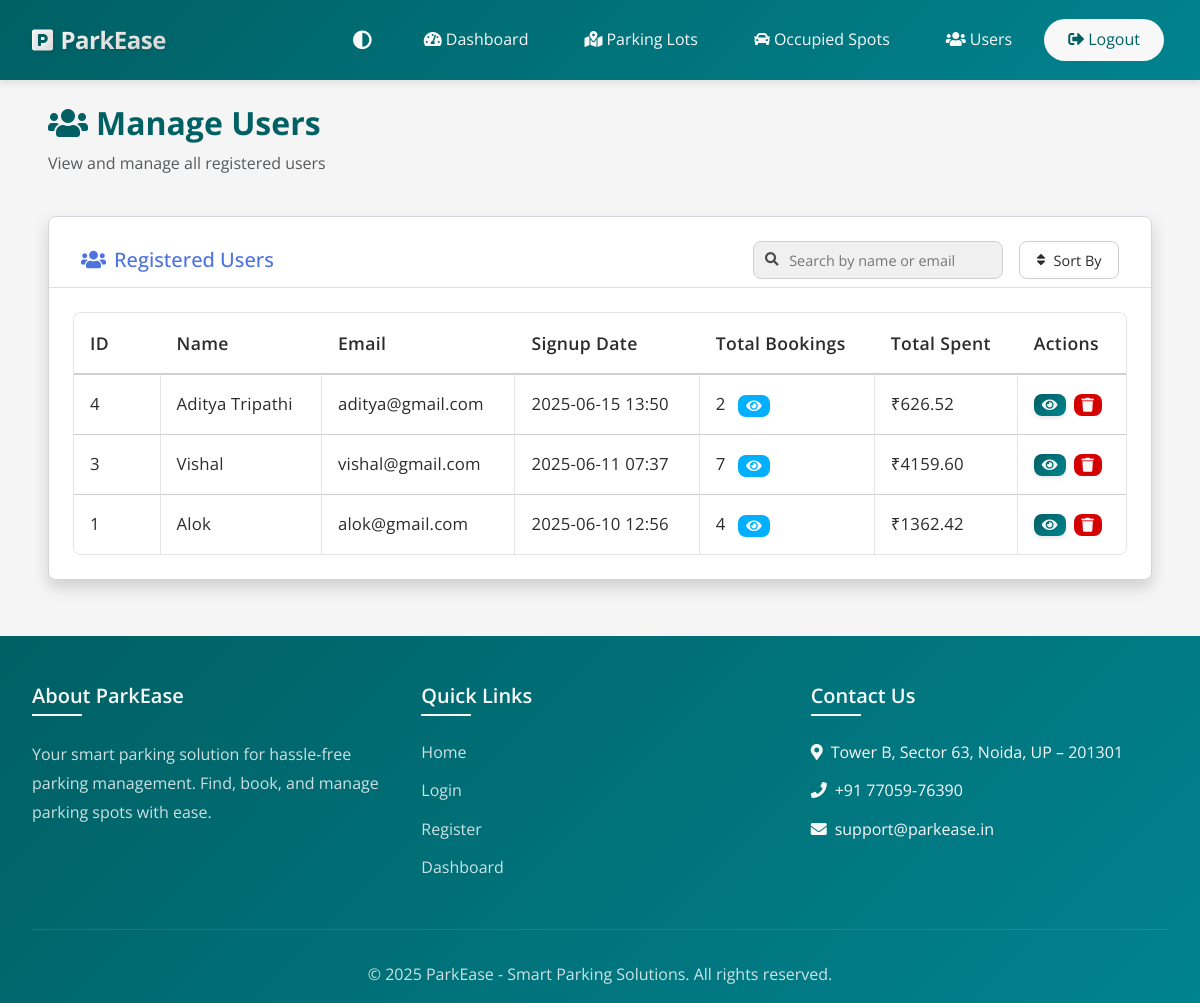
Screenshot of /admin/users (signed in) with the database file from the repository.
### models.py (models this page shows, shortened)
class User(UserMixin, db.Model):
    __tablename__ = 'users'
    id = db.Column(db.Integer, primary_key=True)
    username = db.Column(db.String(80), unique=True, nullable=False)
    email = db.Column(db.String(120), unique=True, nullable=False)
    password_hash = db.Column(db.String(128))
    name = db.Column(db.String(100), nullable=False)
    address = db.Column(db.String(200), nullable=False)
    pincode = db.Column(db.String(10), nullable=False)
    created_at = db.Column(db.DateTime, default=datetime.utcnow)
    user_type = db.Column(db.String(20), default='user')
    reservations = db.relationship('Reservation', backref='user', lazy=True)

### app.py (the view)
@app.route('/admin/users')
@login_required
def admin_users():
    if session.get('user_type') != 'admin':
        flash('Access denied', 'danger')
        return redirect(url_for('index'))
    try:
        sort_column = request.args.get('sort', 'signup_date')
        sort_direction = request.args.get('direction', 'desc')
        valid_columns = {
            'signup_date': User.created_at,
            'total_bookings': func.count(Reservation.id),
            'total_spent': func.coalesce(func.sum(Reservation.parking_cost), 0.0)
        }
        if sort_column not in valid_columns:
            sort_column = 'signup_date'
        query = db.session.query(
            User,
            func.count(Reservation.id).label('total_bookings'),
            func.coalesce(func.sum(Reservation.parking_cost), 0.0).label('total_spent')
        ).outerjoin(
            Reservation, User.id == Reservation.user_id
        ).group_by(
            User.id
        )
        sort_column_expr = valid_columns[sort_column]
        if sort_direction == 'asc':
            query = query.order_by(sort_column_expr.asc())
        else:
            query = query.order_by(sort_column_expr.desc())
        results = query.all()
        users_with_stats = []
        for user, total_bookings, total_spent in results:
            user_dict = {
                'id': user.id,
                'username': user.username,
                'email': user.email,
                'name': user.name,
                'address': user.address,
                'pincode': user.pincode,
                'created_at': user.created_at,
                'total_bookings': total_bookings or 0,
                'total_spent': float(total_spent or 0.0)
            }
            users_with_stats.append(user_dict)
        form = EditUserForm()
        return render_template('admin_users.html', users=users_with_stats, form=form)
    except Exception as e:
        app.logger.error(f"Error in admin users: {str(e)}")
        flash('An error occurred while loading users. Please try again.', 'danger')
        return redirect(url_for('admin_dashboard'))

### forms.py
class EditUserForm(FlaskForm):
    full_name = StringField('Full Name', validators=[
        DataRequired(),
        Length(min=2, max=100)
    ])
    email = StringField('Email', validators=[
        DataRequired(),
        Email()
    ])
    address = StringField('Address', validators=[
        DataRequired(),
        Length(min=5, max=200)
    ])
    pincode = StringField('Pincode', validators=[
        DataRequired(),
        Length(min=6, max=6),
        Regexp(r'^\d{6}$', message='Pincode must be a 6-digit number')
    ])
    submit = SubmitField('Save Changes')

### app.py (called while the page is built)
@login_manager.user_loader
def load_user(user_id):
    if session.get('user_type') == 'admin':
        return Admin.query.get(int(user_id))
    return User.query.get(int(user_id))

### templates/admin_users.html (shortened to what this page needs)
{% extends 'base.html' %}
{% block content %}
<div class="container-fluid px-4 px-md-5 py-4">
    <div class="row mb-4">
        <div class="col-12">
            <h2 class="fw-bold mb-2" style="color: var(--primary-color);">
                <i class="fas fa-users me-2"></i>Manage Users
            </h2>
            <p class="text-muted dark-mode-text">View and manage all registered users</p>
        </div>
    </div>
    <div class="row">
        <div class="col-12">
            <div class="card bg-white dark-mode-card rounded shadow">
                <div class="card-header bg-white dark-mode-card border-bottom pt-4 pb-2">
                    <h5 class="mb-0 text-primary dark-mode-text">
                        <i class="fas fa-users me-2"></i>Registered Users
                    </h5>
                    <div class="header-controls">
                        <div class="search-container">
                            <i class="fas fa-search search-icon"></i>
                            <input type="text" id="searchInput" class="search-input" placeholder="Search by name or email">
                        </div>
                        <div class="sort-dropdown">
                            <button class="sort-dropdown-btn" onclick="toggleSortDropdown()">
                                <i class="fas fa-sort"></i>
                                Sort By
                            </button>
                        </div>
                    </div>
                </div>
                <div class="card-body p-4">
                    <div class="table-responsive">
                        <table class="table admin-table" id="dataTable" width="100%" cellspacing="0">
                            <thead>
                                <tr>
                                    <th class="dark-mode-text">ID</th>
                                    <th class="dark-mode-text">Name</th>
                                    <th class="dark-mode-text">Email</th>
                                    <th class="dark-mode-text">Signup Date</th>
                                    <th class="dark-mode-text">Total Bookings</th>
                                    <th class="dark-mode-text">Total Spent</th>
                                    <th class="dark-mode-text">Actions</th>
                                </tr>
                            </thead>
                            <tbody>
                                {% for user in users %}
                                <tr>
                                    <td class="dark-mode-text">{{ user.id }}</td>
                                    <td class="dark-mode-text">{{ user.name }}</td>
                                    <td class="dark-mode-text">{{ user.email }}</td>
                                    <td class="dark-mode-text">{{ user.created_at.strftime('%Y-%m-%d %H:%M') }}</td>
                                    <td class="dark-mode-text">
                                        {{ user.total_bookings }}
                                        <button type="button" class="btn btn-sm btn-info btn-action ms-2"
                                                data-bs-toggle="modal"
                                                data-bs-target="#reservationHistoryModal{{ user.id }}"
                                                title="View Reservation History">
                                            <i class="fas fa-eye"></i>
                                        </button>
                                    </td>
                                    <td class="dark-mode-text">₹{{ "%.2f"|format(user.total_spent) }}</td>
                                    <td>
                                        <div class="action-buttons">
                                            <button type="button" class="btn btn-sm btn-primary btn-action"
                                                    data-bs-toggle="modal"
                                                    data-bs-target="#userDetailsModal{{ user.id }}"
                                                    title="View Details">
                                                <i class="fas fa-eye"></i>
                                            </button>
                                            <button type="button" class="btn btn-sm btn-danger btn-action"
                                                    data-bs-toggle="modal"
                                                    data-bs-target="#deleteUserModal{{ user.id }}"
                                                    title="Delete User">
                                                <i class="fas fa-trash"></i>
                                            </button>
                                        </div>
                                    </td>
                                </tr>
                                {% endfor %}
                            </tbody>
                        </table>
                    </div>
                </div>
            </div>
        </div>
    </div>
</div>
{% endblock %}

### static/css/style.css (style rules this page uses)
body { font-family: 'Open Sans', sans-serif; min-height: 100vh; display: flex; flex-direction: column; color: var(--text-color); line-height: 1.6; background-color: var(--body-bg); }
.card { position: relative; border: 1px solid rgba(0, 0, 0, 0.1); border-radius: var(--border-radius); transition: all 0.3s ease; background-clip: padding-box; overflow: hidden; box-shadow: 0 2px 4px rgba(0, 0, 0, 0.05); }
.card-header { border-top-left-radius: var(--border-radius); border-top-right-radius: var(--border-radius); background-color: var(--card-bg); border-bottom: 1px solid rgba(0, 0, 0, 0.1); }
.card-body { position: relative; background-color: var(--card-bg); }
.card, .dashboard-card, .parking-lot-card .card, .admin-card, .modal-content { border-radius: var(--border-radius) !important; }
.card::before, .card::after, .dashboard-card::before, .dashboard-card::after, .parking-lot-card .card::before, .parking-lot-card .card::after, .admin-card::before, .admin-card::after, .modal-content::before, .modal-content::after { display: none !important; }
.card, .dashboard-card, .parking-lot-card .card, .admin-card, .modal-content { background-color: var(--card-bg); }
.card-body { padding: 1.25rem; }
.card-header { padding: 1rem 1.25rem; }
.table { border: 1px solid rgba(0, 0, 0, 0.1); border-radius: var(--border-radius); overflow: hidden; background-color: var(--table-bg); color: var(--text-color); }
.table th { border-bottom: 1px solid rgba(0, 0, 0, 0.1); background-color: var(--table-bg); color: var(--primary-color); font-weight: 600; }
.table td { border-bottom: 1px solid rgba(0, 0, 0, 0.1); border-right: 1px solid rgba(0, 0, 0, 0.1); }
.table td:last-child { border-right: none; }
.table tr:last-child td { border-bottom: none; }
.btn { background-color: var(--primary-color); color: var(--white); border: none; padding: 0.5rem 1rem; border-radius: var(--border-radius); text-decoration: none; transition: all 0.3s ease; }
.btn-primary { background-color: var(--primary-color); color: var(--white); text-decoration: none; }
.btn-danger { background-color: var(--danger-color); color: var(--white); text-decoration: none; }
.btn-info { background-color: var(--info-color); color: var(--white); text-decoration: none; }
.text-primary { color: #4e73df !important; }
.fas, .far, .fab { display: inline-block; font-style: normal; font-variant: normal; text-rendering: auto; -webkit-font-smoothing: antialiased; line-height: 1; }
.card, .btn, .nav-link { transition: all 0.3s ease; }
.table tbody tr { transition: background-color 0.3s ease; }
html { scroll-behavior: smooth; }
.btn { position: relative; overflow: hidden; }
.btn::after { content: ''; position: absolute; top: 50%; left: 50%; width: 5px; height: 5px; background: rgba(255, 255, 255, 0.5); opacity: 0; border-radius: 100%; transform: scale(1, 1) translate(-50%); transform-origin: 50% 50%; }
:root { --primary-color: #006064; --primary-hover: #00838f; --secondary-color: #546e7a; --success-color: #2e7d32; --danger-color: #c62828; --warning-color: #f57f17; --info-color: #0277bd; --light-color: #f5f5f5; --dark-color: #263238; --body-bg: #ffffff; --card-bg: #ffffff; --text-color: #37474f; --text-muted: #607d8b; --border-color: rgba(0, 0, 0, 0.15); --border-hover: rgba(0, 0, 0, 0.25); --box-shadow: 0 2px 4px rgba(0, 0, 0, 0.1); --box-shadow-hover: 0 4px 8px rgba(0, 0, 0, 0.15); --border-radius: 8px; --transition-speed: 0.3s; }
.card-body { border-radius: 0; overflow: hidden; }
.card-body { flex: 1; overflow: hidden; }

### static/css/admin.css (style rules this page uses)
body { font-family: 'Open Sans', sans-serif; }
.admin-table { width: 100%; margin-bottom: 0; border-collapse: separate; border-spacing: 0; }
.admin-table th { font-weight: 600; color: var(--text-color); background: var(--light-bg); white-space: nowrap; padding: 1rem 0.75rem; letter-spacing: 0.02em; font-size: 1.1rem; border-bottom: 2px solid var(--border-color); }
.admin-table td { vertical-align: middle; padding: 1rem 0.75rem; font-size: 1.05rem; letter-spacing: 0.01em; color: var(--text-color); border-bottom: 1px solid var(--border-color); }
.admin-table tbody tr:last-child td { border-bottom: none; }
.admin-table .action-buttons { display: flex; gap: 0.5rem; }
.admin-table .btn-action { padding: 0.25rem 0.5rem; font-size: 0.875rem; display: inline-flex; align-items: center; justify-content: center; border-radius: var(--border-radius); }

### rows the page displays
User: id "4", name "Aditya Tripathi", email "aditya@gmail.com", created_at "2025-06-15 13:50", total_bookings "2", total_spent "626.52"
User: id "3", name "Vishal", email "vishal@gmail.com", created_at "2025-06-11 07:37", total_bookings "7", total_spent "4159.60"
User: id "1", name "Alok", email "alok@gmail.com", created_at "2025-06-10 12:56", total_bookings "4", total_spent "1362.42"
